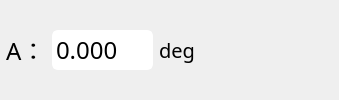
               <widget class="QWidget" name="widget_52" native="true">
                <layout class="QHBoxLayout" name="horizontalLayout_63">
                 <property name="spacing">
                  <number>6</number>
                 </property>
                 <property name="leftMargin">
                  <number>6</number>
                 </property>
                 <property name="topMargin">
                  <number>6</number>
                 </property>
                 <property name="rightMargin">
                  <number>6</number>
                 </property>
                 <property name="bottomMargin">
                  <number>6</number>
                 </property>
                 <item>
                  <widget class="QLabel" name="label_61">
                   <property name="styleSheet">
                    <string notr="true">font:bold  &quot;Times New Roman&quot;;    
font-family:Microsoft Yahei;
font-size:24px; 
border-width:0px;</string>
                   </property>
                   <property name="text">
                    <string>A：</string>
                   </property>
                  </widget>
                 </item>
                 <item>
                  <widget class="QDoubleSpinBox" name="doubleSpinBox_Position_A_3">
                   <property name="font">
                    <font>
                     <family>24px</family>
                     <pointsize>-1</pointsize>
                     <weight>50</weight>
                     <italic>false</italic>
                     <bold>false</bold>
                    </font>
                   </property>
                   <property name="contextMenuPolicy">
                    <enum>Qt::DefaultContextMenu</enum>
                   </property>
                   <property name="acceptDrops">
                    <bool>false</bool>
                   </property>
                   <property name="autoFillBackground">
                    <bool>false</bool>
                   </property>
                   <property name="styleSheet">
                    <string notr="true">font:  &quot;Times New Roman&quot;;
font-size:24px;  
border-radius:6px;
border-width:2px;
border-style:solid;
border-color:white;

</string>
                   </property>
                   <property name="frame">
                    <bool>true</bool>
                   </property>
                   <property name="buttonSymbols">
                    <enum>QAbstractSpinBox::NoButtons</enum>
                   </property>
                   <property name="decimals">
                    <number>3</number>
                   </property>
                   <property name="maximum">
                    <double>360.000000000000000</double>
                   </property>
                   <property name="singleStep">
                    <double>0.001000000000000</double>
                   </property>
                   <property name="stepType">
                    <enum>QAbstractSpinBox::DefaultStepType</enum>
                   </property>
                  </widget>
                 </item>
                 <item>
                  <widget class="QLabel" name="label_62">
                   <property name="styleSheet">
                    <string notr="true">border:none;
font:bold  &quot;Times New Roman&quot;;    
font-family:Microsoft Yahei;
font-size:20px; 
border-width:0px;
</string>
                   </property>
                   <property name="text">
                    <string>deg</string>
                   </property>
                  </widget>
                 </item>
                 <item>
                  <widget class="QPushButton" name="Minius_A_2">
                   <property name="styleSheet">
                    <string notr="true">QPushButton
{
    font-family:Microsoft Yahei;
    color:white;
    background-color:rgb(14 , 150 , 254);
    border-radius:5px;
	border-radius:3px;
	border-width:2px;
	border-style:solid;
	border-color:rgb(179, 179, 255);
}

QPushButton:hover
{
    background-color:rgb(44 , 137 , 255);
}

QPushButton:pressed
{
    background-color:rgb(14 , 135 , 228);
    padding-left:3px;
    padding-top:3px;
}
QPushButton:disabled
{
    background-color:grey;
}
border:none;</string>
                   </property>
                   <property name="text">
                    <string/>
                   </property>
                   <property name="icon">
                    <iconset resource="resources/resources.qrc">
                     <normaloff>:/icons/icons/minius.svg</normaloff>:/icons/icons/minius.svg</iconset>
                   </property>
                   <property name="iconSize">
                    <size>
                     <width>40</width>
                     <height>40</height>
                    </size>
                   </property>
                   <property name="flat">
                    <bool>true</bool>
                   </property>
                  </widget>
                 </item>
                 <item>
                  <widget class="QPushButton" name="Plus_A_2">
                   <property name="styleSheet">
                    <string notr="true">QPushButton
{
    font-family:Microsoft Yahei;
    color:white;
    background-color:rgb(14 , 150 , 254);
    border-radius:5px;
	border-radius:3px;
	border-width:2px;
	border-style:solid;
	border-color:rgb(179, 179, 255);
}

QPushButton:hover
{
    background-color:rgb(44 , 137 , 255);
}

QPushButton:pressed
{
    background-color:rgb(14 , 135 , 228);
    padding-left:3px;
    padding-top:3px;
}
QPushButton:disabled
{
    background-color:grey;
}
border:none;</string>
                   </property>
                   <property name="text">
                    <string/>
                   </property>
                   <property name="icon">
                    <iconset resource="resources/resources.qrc">
                     <normaloff>:/icons/icons/plus.svg</normaloff>:/icons/icons/plus.svg</iconset>
                   </property>
                   <property name="iconSize">
                    <size>
                     <width>40</width>
                     <height>40</height>
                    </size>
                   </property>
                   <property name="flat">
                    <bool>true</bool>
                   </property>
                  </widget>
                 </item>
                 <item>
                  <widget class="QPushButton" name="Zero_A_2">
                   <property name="styleSheet">
                    <string notr="true">QPushButton
{
    font-family:Microsoft Yahei;
    color:white;
    background-color:rgb(14 , 150 , 254);
    border-radius:5px;
	border-radius:3px;
	border-width:2px;
	border-style:solid;
	border-color:rgb(179, 179, 255);
}

QPushButton:hover
{
    background-color:rgb(44 , 137 , 255);
}

QPushButton:pressed
{
    background-color:rgb(14 , 135 , 228);
    padding-left:3px;
    padding-top:3px;
}
QPushButton:disabled
{
    background-color:grey;
}
border:none;</string>
                   </property>
                   <property name="text">
                    <string/>
                   </property>
                   <property name="icon">
                    <iconset resource="resources/resources.qrc">
                     <normaloff>:/icons/icons/zero.svg</normaloff>:/icons/icons/zero.svg</iconset>
                   </property>
                   <property name="iconSize">
                    <size>
                     <width>40</width>
                     <height>40</height>
                    </size>
                   </property>
                   <property name="flat">
                    <bool>true</bool>
                   </property>
                  </widget>
                 </item>
                </layout>
               </widget>
